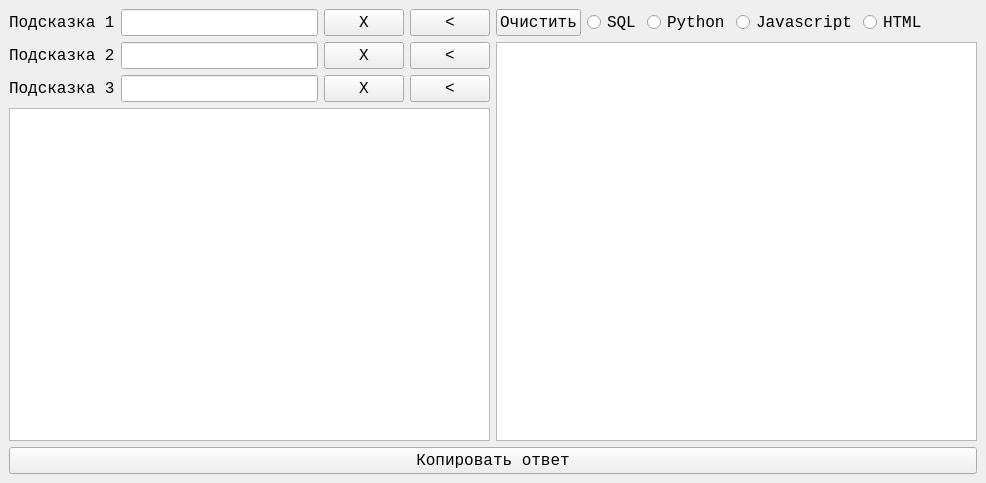
<?xml version="1.0" encoding="UTF-8"?>
<ui version="4.0">
 <class>MainWindow</class>
 <widget class="QMainWindow" name="MainWindow">
  <property name="geometry">
   <rect>
    <x>0</x>
    <y>0</y>
    <width>986</width>
    <height>483</height>
   </rect>
  </property>
  <property name="windowTitle">
   <string>Пул май 2024</string>
  </property>
  <widget class="QWidget" name="centralwidget">
   <layout class="QVBoxLayout" name="verticalLayout_3">
    <item>
     <layout class="QHBoxLayout" name="horizontalLayout_5">
      <item>
       <layout class="QVBoxLayout" name="verticalLayout">
        <item>
         <layout class="QHBoxLayout" name="horizontalLayout">
          <item>
           <widget class="QLabel" name="label">
            <property name="font">
             <font>
              <family>Consolas</family>
              <pointsize>12</pointsize>
             </font>
            </property>
            <property name="text">
             <string>Подсказка 1</string>
            </property>
           </widget>
          </item>
          <item>
           <widget class="QLineEdit" name="hint1_le">
            <property name="font">
             <font>
              <family>Consolas</family>
              <pointsize>12</pointsize>
             </font>
            </property>
           </widget>
          </item>
          <item>
           <widget class="QPushButton" name="clear_hint1_btn">
            <property name="font">
             <font>
              <family>Consolas</family>
              <pointsize>12</pointsize>
             </font>
            </property>
            <property name="text">
             <string>X</string>
            </property>
           </widget>
          </item>
          <item>
           <widget class="QPushButton" name="copy_hint1_btn">
            <property name="font">
             <font>
              <family>Consolas</family>
              <pointsize>12</pointsize>
             </font>
            </property>
            <property name="text">
             <string>&lt;</string>
            </property>
           </widget>
          </item>
         </layout>
        </item>
        <item>
         <layout class="QHBoxLayout" name="horizontalLayout_2">
          <item>
           <widget class="QLabel" name="label_2">
            <property name="font">
             <font>
              <family>Consolas</family>
              <pointsize>12</pointsize>
             </font>
            </property>
            <property name="text">
             <string>Подсказка 2</string>
            </property>
           </widget>
          </item>
          <item>
           <widget class="QLineEdit" name="hint2_le">
            <property name="font">
             <font>
              <family>Consolas</family>
              <pointsize>12</pointsize>
             </font>
            </property>
           </widget>
          </item>
          <item>
           <widget class="QPushButton" name="clear_hint2_btn">
            <property name="font">
             <font>
              <family>Consolas</family>
              <pointsize>12</pointsize>
             </font>
            </property>
            <property name="text">
             <string>X</string>
            </property>
           </widget>
          </item>
          <item>
           <widget class="QPushButton" name="copy_hint2_btn">
            <property name="font">
             <font>
              <family>Consolas</family>
              <pointsize>12</pointsize>
             </font>
            </property>
            <property name="text">
             <string>&lt;</string>
            </property>
           </widget>
          </item>
         </layout>
        </item>
        <item>
         <layout class="QHBoxLayout" name="horizontalLayout_3">
          <item>
           <widget class="QLabel" name="label_3">
            <property name="font">
             <font>
              <family>Consolas</family>
              <pointsize>12</pointsize>
             </font>
            </property>
            <property name="text">
             <string>Подсказка 3</string>
            </property>
           </widget>
          </item>
          <item>
           <widget class="QLineEdit" name="hint3_le">
            <property name="font">
             <font>
              <family>Consolas</family>
              <pointsize>12</pointsize>
             </font>
            </property>
           </widget>
          </item>
          <item>
           <widget class="QPushButton" name="clear_hint3_btn">
            <property name="font">
             <font>
              <family>Consolas</family>
              <pointsize>12</pointsize>
             </font>
            </property>
            <property name="text">
             <string>X</string>
            </property>
           </widget>
          </item>
          <item>
           <widget class="QPushButton" name="copy_hint3_btn">
            <property name="font">
             <font>
              <family>Consolas</family>
              <pointsize>12</pointsize>
             </font>
            </property>
            <property name="text">
             <string>&lt;</string>
            </property>
           </widget>
          </item>
         </layout>
        </item>
        <item>
         <widget class="QPlainTextEdit" name="answer_pte">
          <property name="font">
           <font>
            <family>Consolas</family>
            <pointsize>12</pointsize>
           </font>
          </property>
         </widget>
        </item>
       </layout>
      </item>
      <item>
       <layout class="QVBoxLayout" name="verticalLayout_2">
        <item>
         <layout class="QHBoxLayout" name="horizontalLayout_4">
          <item>
           <widget class="QPushButton" name="clear_hints_btn">
            <property name="font">
             <font>
              <family>Consolas</family>
              <pointsize>12</pointsize>
             </font>
            </property>
            <property name="text">
             <string>Очистить</string>
            </property>
           </widget>
          </item>
          <item>
           <widget class="QRadioButton" name="sql_env_rb">
            <property name="font">
             <font>
              <family>Consolas</family>
              <pointsize>12</pointsize>
             </font>
            </property>
            <property name="text">
             <string>SQL</string>
            </property>
           </widget>
          </item>
          <item>
           <widget class="QRadioButton" name="python_env_rb">
            <property name="font">
             <font>
              <family>Consolas</family>
              <pointsize>12</pointsize>
             </font>
            </property>
            <property name="text">
             <string>Python</string>
            </property>
           </widget>
          </item>
          <item>
           <widget class="QRadioButton" name="js_env_rb">
            <property name="font">
             <font>
              <family>Consolas</family>
              <pointsize>12</pointsize>
             </font>
            </property>
            <property name="text">
             <string>Javascript</string>
            </property>
           </widget>
          </item>
          <item>
           <widget class="QRadioButton" name="html_env_rb">
            <property name="font">
             <font>
              <family>Consolas</family>
              <pointsize>12</pointsize>
             </font>
            </property>
            <property name="text">
             <string>HTML</string>
            </property>
           </widget>
          </item>
          <item>
           <spacer name="horizontalSpacer">
            <property name="orientation">
             <enum>Qt::Horizontal</enum>
            </property>
            <property name="sizeHint" stdset="0">
             <size>
              <width>40</width>
              <height>20</height>
             </size>
            </property>
           </spacer>
          </item>
         </layout>
        </item>
        <item>
         <widget class="QTableView" name="hints_tv">
          <property name="font">
           <font>
            <family>Consolas</family>
            <pointsize>10</pointsize>
           </font>
          </property>
         </widget>
        </item>
       </layout>
      </item>
     </layout>
    </item>
    <item>
     <widget class="QPushButton" name="copy_answer_btn">
      <property name="font">
       <font>
        <family>Consolas</family>
        <pointsize>12</pointsize>
       </font>
      </property>
      <property name="text">
       <string>Копировать ответ</string>
      </property>
     </widget>
    </item>
   </layout>
  </widget>
 </widget>
 <resources/>
 <connections/>
</ui>
